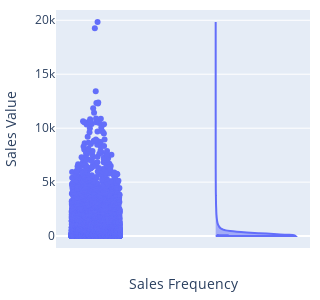

Here is the notebook cell this chart was saved with:
### Markdown cell above
## Plotting standalone continous numerical variables

### Code cell
px.violin(y=daily_sales_data.sales, box=True, height=300, width=300, labels={}, points='all').update_layout(
    xaxis_title="Sales Frequency", yaxis_title="Sales Value", margin={'l':20, 'r':10,'t':10,'b':20}).update_traces(
        selector={'type': 'violin'}, spanmode='hard', side='positive')

### Figure 1 — Plotly figure (JSON) as saved in the notebook; plotly's stock layout.template omitted (floating-point values rounded to 4 significant figures; data arrays with more than 128 entries replaced by an {"elided": "..."} marker saying what was removed)
{"data": [{"alignmentgroup": "True", "box": {"visible": true}, "hovertemplate": "y=%{y}<extra></extra>", "legendgroup": "", "marker": {"color": "#636efa"}, "name": "", "offsetgroup": "", "orientation": "v", "points": "all", "scalegroup": "True", "showlegend": false, "side": "positive", "spanmode": "hard", "type": "violin", "x0": " ", "xaxis": "x", "y": {"elided": "50000 float values"}, "y0": " ", "yaxis": "y"}], "layout": {"height": 300, "legend": {"tracegroupgap": 0}, "margin": {"b": 20, "l": 20, "r": 10, "t": 10}, "violinmode": "group", "width": 300, "xaxis": {"anchor": "y", "domain": [0, 1], "title": {"text": "Sales Frequency"}}, "yaxis": {"anchor": "x", "domain": [0, 1], "title": {"text": "Sales Value"}}}}
